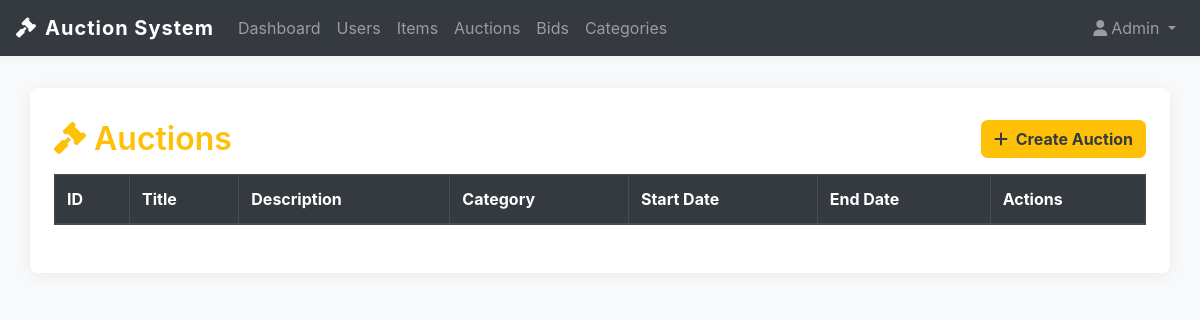
The page /auctions (signed in) on the database as committed earlier.
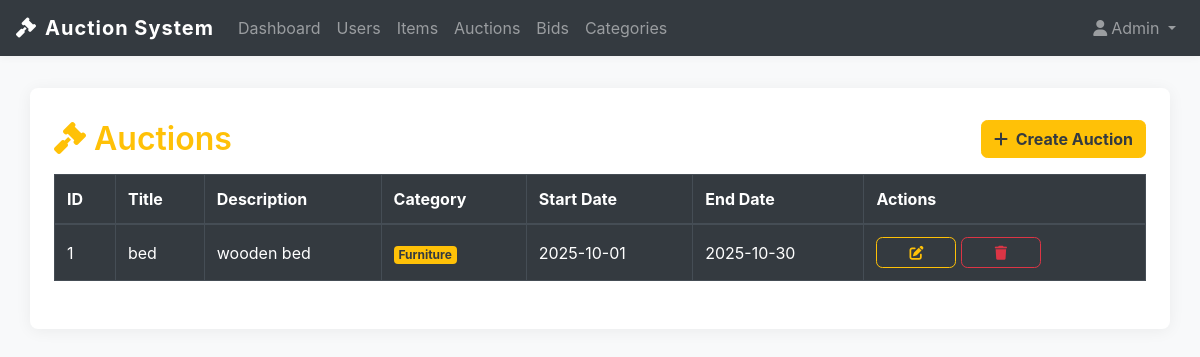
The same page on the database as committed later.
### app.py (models this page shows)
class Auction(db.Model):
    id = db.Column(db.Integer, primary_key=True)
    title = db.Column(db.String(200))
    description = db.Column(db.Text)
    start_date = db.Column(db.DateTime)
    end_date = db.Column(db.DateTime)
    category_id = db.Column(db.Integer, db.ForeignKey('category.id'))
    category = db.relationship('Category', backref='auctions')
    bids = db.relationship('Bid', backref='auction', lazy=True)

class Category(db.Model):
    id = db.Column(db.Integer, primary_key=True)
    name = db.Column(db.String(100), unique=True)

### app.py (the view)
@app.route('/auctions')
def manage_auctions():
    if 'user_id' not in session:
        return redirect('/login')
    auctions = Auction.query.all()
    return render_template('auctions.html', auctions=auctions)

### templates/auctions.html (shortened to what this page needs)
{% extends 'base.html' %}
{% block content %}
<div class="d-flex justify-content-between align-items-center mb-3">
    <h2 class="text-warning mb-0"><i class="fas fa-gavel mr-2"></i>Auctions</h2>
    <a href="/create_auction" class="btn btn-warning text-dark font-weight-bold"><i class="fas fa-plus mr-1"></i> Create Auction</a>
</div>
<div class="table-responsive">
<table class="table table-dark table-hover table-bordered rounded">
    <thead class="thead-dark">
        <tr>
            <th>ID</th>
            <th>Title</th>
            <th>Description</th>
            <th>Category</th>
            <th>Start Date</th>
            <th>End Date</th>
            <th>Actions</th>
        </tr>
    </thead>
    <tbody>
        {% for a in auctions %}
        <tr>
            <td>{{ a.id }}</td>
            <td>{{ a.title }}</td>
            <td>{{ a.description }}</td>
            <td>
                {% if a.category %}
                    <span class="badge badge-warning text-dark">{{ a.category.name }}</span>
                {% else %}
                    <span class="badge badge-secondary">No Category</span>
                {% endif %}
            </td>
            <td>
                {% if a.start_date %}
                    {% if a.start_date.strftime is defined %}
                        {{ a.start_date.strftime('%Y-%m-%d') }}
                    {% else %}
                        {{ a.start_date }}
                    {% endif %}
                {% else %}
                    N/A
                {% endif %}
            </td>
            <td>
                {% if a.end_date %}
                    {% if a.end_date.strftime is defined %}
                        {{ a.end_date.strftime('%Y-%m-%d') }}
                    {% else %}
                        {{ a.end_date }}
                    {% endif %}
                {% else %}
                    N/A
                {% endif %}
            </td>
            <td>
                <a href="/edit_auction/{{ a.id }}" class="btn btn-sm btn-outline-warning" title="Edit"><i class="fas fa-edit"></i></a>
                <a href="/delete_auction/{{ a.id }}" class="btn btn-sm btn-outline-danger" title="Delete" onclick="return confirm('Delete this auction?')"><i class="fas fa-trash"></i></a>
            </td>
        </tr>
        {% endfor %}
    </tbody>
</table>
</div>
{% endblock %}

### templates/base.html (shortened to what this page needs)
<!DOCTYPE html>
<html lang="en">
<head>
  <link rel="stylesheet" href="https://cdn.jsdelivr.net/npm/bootstrap@4.6.2/dist/css/bootstrap.min.css">
  <link rel="stylesheet" href="https://cdnjs.cloudflare.com/ajax/libs/font-awesome/6.4.0/css/all.min.css">
</head>
<body>
<nav class="navbar navbar-expand-lg navbar-dark bg-dark mb-4">
  <a class="navbar-brand" href="/dashboard"><i class="fas fa-gavel mr-2"></i>Auction System</a>
  <div class="collapse navbar-collapse" id="navbarNav">
    <ul class="navbar-nav mr-auto">
      <li class="nav-item"><a class="nav-link" href="/dashboard">Dashboard</a></li>
      <li class="nav-item"><a class="nav-link" href="/users">Users</a></li>
      <li class="nav-item"><a class="nav-link" href="/items">Items</a></li>
      <li class="nav-item"><a class="nav-link" href="/auctions">Auctions</a></li>
      <li class="nav-item"><a class="nav-link" href="/bids">Bids</a></li>
      <li class="nav-item"><a class="nav-link" href="/categories">Categories</a></li>
    </ul>
    <ul class="navbar-nav">
      <li class="nav-item dropdown">
        <a class="nav-link dropdown-toggle" href="#" id="navbarDropdown" role="button" data-toggle="dropdown">
          <i class="fas fa-user mr-1"></i>{{ session.user_name if session.user_name else 'User' }}
        </a>
      </li>
    </ul>
  </div>
</nav>
<div class="container">
  {% block content %}{% endblock %}
</div>
</body>
</html>

### templates/base.html (style rules this page uses)
body { background: #f8f9fa; }
.navbar-brand { font-weight: bold; letter-spacing: 1px; }
.navbar { box-shadow: 0 2px 8px rgba(0,0,0,0.04); }
.container { background: #fff; border-radius: 8px; box-shadow: 0 2px 16px rgba(0,0,0,0.06); padding: 32px 24px; margin-top: 32px; margin-bottom: 32px; }
h2 { font-weight: 600; margin-bottom: 24px; }
.table th, .table td { vertical-align: middle !important; }
.btn { min-width: 80px; }
.form-control, .btn { border-radius: 0.4rem; }

Rows that differ between the two databases and show on the page:
added Auction: id "1", title "bed", description "wooden bed", category.name "Furniture", start_date "2025-10-01", end_date "2025-10-30"
